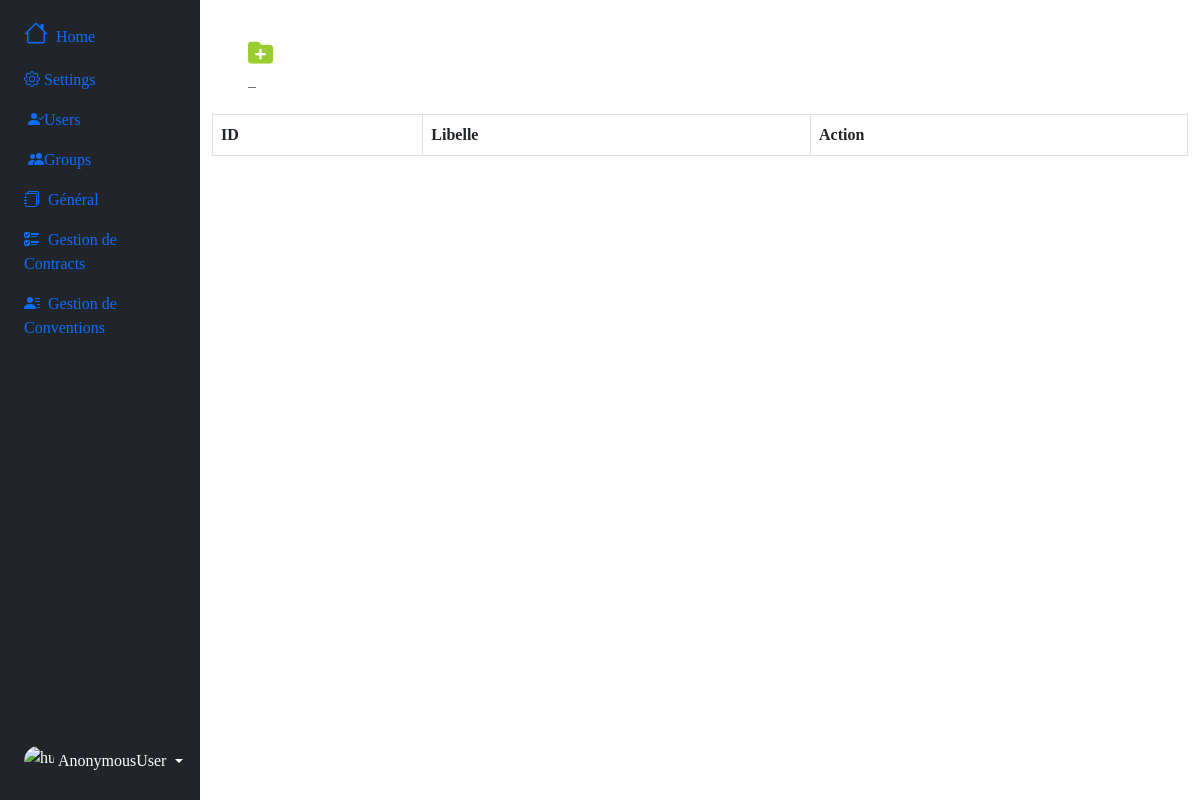
Page /gestioncontrat/type on the earlier database version.
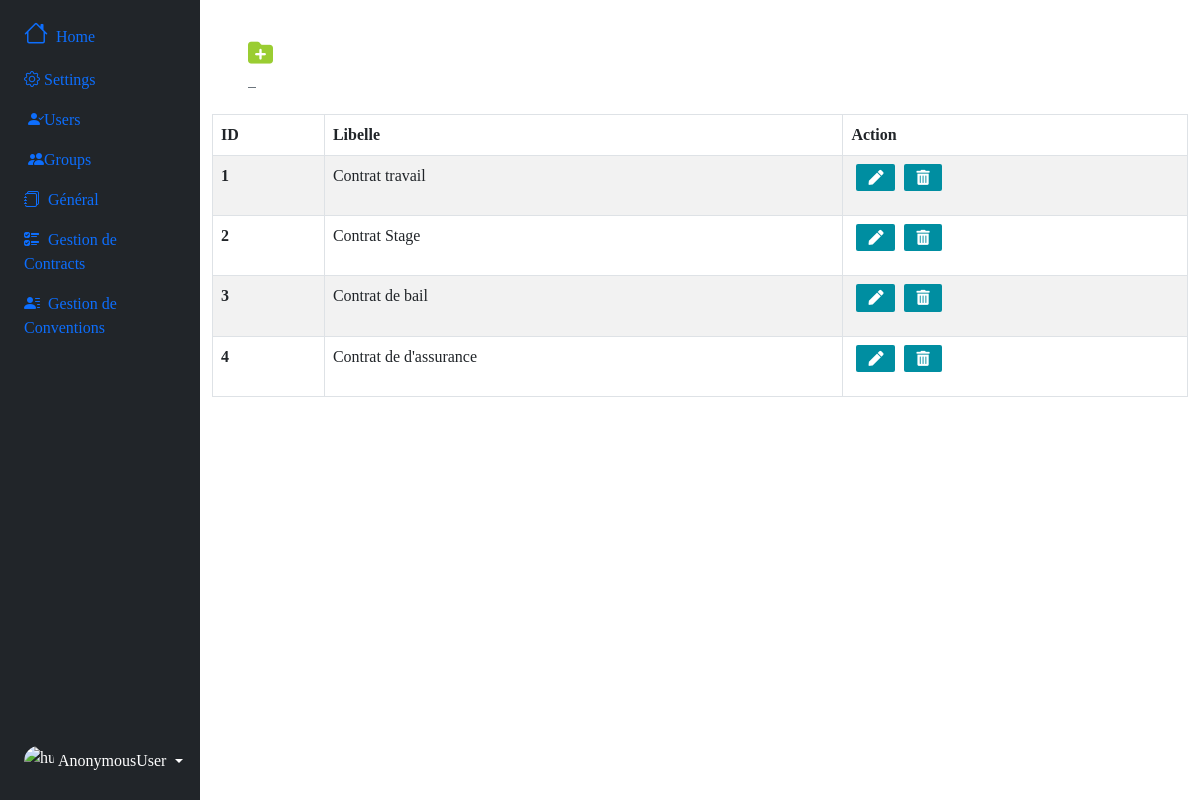
Same page on the later database version.
### gestioncontrat/models.py (models this page shows, shortened)
class Type(models.Model):
    libelle = models.CharField(max_length=70, null=True, blank=True)

### gestioncontrat/views.py (the view)
# urls.py: path('gestioncontrat/type', views.type, name="type"),
def type(request):
    types = Type.objects.all()
    context={"types":types}
    return render(request, 'gestioncontrat/type.html', context)

### gestioncontrat/templates/gestioncontrat/type.html (shortened to what this page needs)
{% extends 'index.html' %}
{% load bootstrap_icons %}
{% block btn %}
					<a href="{% url 'add_type' %}" class="btn-outline-secondary"style="width: 50px; height: 50px; margin-right: 30px;" title="Add Type">
						<i style="color: yellowgreen; font-size: 25px; " class="fa-sharp fa-solid fa-folder-plus"></i> &nbsp;&nbsp;
					</a>
{% endblock btn %}
{% block main%}
<table table id="example" class="table table-striped table-bordered" style="width:100%">
  <thead>
    <tr>
      <th scope="col">ID</th>
      <th scope="col">Libelle</th>
      <th scope="col">Action</th>
    </tr>
  </thead>
  <tbody>
    {% for type in types %}
    <tr>
      <th scope="row">{{type.id}}</th>
      <td>{{type.libelle}}</td>
      <td>
        <a href="{% url 'edit_type' type.id %}" class="btn btn-success text-center" title="Edit Type">
            <i style="font-size: 15px;" class="fas fa-pen"></i>
        </a>
        <a class="btn btn-secondary text-center" title="Delete Type" data-bs-toggle="modal" data-bs-target="#deleteModal{{type.id}}">
            <i style="font-size: 15px;" class="fas fa-trash-alt"></i>
        </a>
    </td>
    </tr>
    {% endfor %}
  </tbody>
</table>
  {% endblock main%}

Differences in the rows shown:
added Type: id "1", libelle "Contrat travail"
added Type: id "2", libelle "Contrat Stage"
added Type: id "3", libelle "Contrat de bail"
added Type: id "4", libelle "Contrat de d'assurance"
